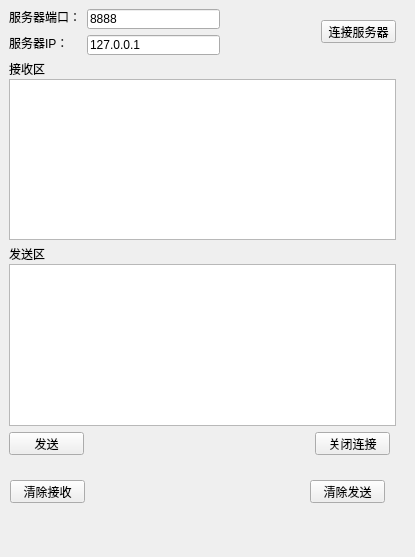
<?xml version="1.0" encoding="UTF-8"?>
<ui version="4.0">
 <class>ClientWidget</class>
 <widget class="QWidget" name="ClientWidget">
  <property name="geometry">
   <rect>
    <x>0</x>
    <y>0</y>
    <width>415</width>
    <height>557</height>
   </rect>
  </property>
  <property name="windowTitle">
   <string>Form</string>
  </property>
  <widget class="QLabel" name="label">
   <property name="geometry">
    <rect>
     <x>9</x>
     <y>9</y>
     <width>72</width>
     <height>16</height>
    </rect>
   </property>
   <property name="text">
    <string>服务器端口：</string>
   </property>
  </widget>
  <widget class="QLineEdit" name="lineEditPort">
   <property name="geometry">
    <rect>
     <x>87</x>
     <y>9</y>
     <width>133</width>
     <height>20</height>
    </rect>
   </property>
   <property name="text">
    <string>8888</string>
   </property>
  </widget>
  <widget class="QPushButton" name="buttonConnect">
   <property name="geometry">
    <rect>
     <x>321</x>
     <y>20</y>
     <width>75</width>
     <height>23</height>
    </rect>
   </property>
   <property name="text">
    <string>连接服务器</string>
   </property>
  </widget>
  <widget class="QLabel" name="label_3">
   <property name="geometry">
    <rect>
     <x>9</x>
     <y>35</y>
     <width>60</width>
     <height>16</height>
    </rect>
   </property>
   <property name="text">
    <string>服务器IP：</string>
   </property>
  </widget>
  <widget class="QLineEdit" name="lineEditIP">
   <property name="geometry">
    <rect>
     <x>87</x>
     <y>35</y>
     <width>133</width>
     <height>20</height>
    </rect>
   </property>
   <property name="text">
    <string>127.0.0.1</string>
   </property>
  </widget>
  <widget class="QTextEdit" name="textEditRead">
   <property name="geometry">
    <rect>
     <x>9</x>
     <y>79</y>
     <width>387</width>
     <height>161</height>
    </rect>
   </property>
   <property name="readOnly">
    <bool>true</bool>
   </property>
  </widget>
  <widget class="QLabel" name="label_4">
   <property name="geometry">
    <rect>
     <x>9</x>
     <y>246</y>
     <width>36</width>
     <height>16</height>
    </rect>
   </property>
   <property name="text">
    <string>发送区</string>
   </property>
  </widget>
  <widget class="QTextEdit" name="textEditWrite">
   <property name="geometry">
    <rect>
     <x>9</x>
     <y>264</y>
     <width>387</width>
     <height>162</height>
    </rect>
   </property>
  </widget>
  <widget class="QPushButton" name="buttonClose">
   <property name="geometry">
    <rect>
     <x>315</x>
     <y>432</y>
     <width>75</width>
     <height>23</height>
    </rect>
   </property>
   <property name="text">
    <string>关闭连接</string>
   </property>
  </widget>
  <widget class="QPushButton" name="buttonSend">
   <property name="geometry">
    <rect>
     <x>9</x>
     <y>432</y>
     <width>75</width>
     <height>23</height>
    </rect>
   </property>
   <property name="text">
    <string>发送</string>
   </property>
  </widget>
  <widget class="QLabel" name="label_2">
   <property name="geometry">
    <rect>
     <x>9</x>
     <y>61</y>
     <width>36</width>
     <height>16</height>
    </rect>
   </property>
   <property name="text">
    <string>接收区</string>
   </property>
  </widget>
  <widget class="QPushButton" name="pushButton">
   <property name="geometry">
    <rect>
     <x>10</x>
     <y>480</y>
     <width>75</width>
     <height>23</height>
    </rect>
   </property>
   <property name="text">
    <string>清除接收</string>
   </property>
  </widget>
  <widget class="QPushButton" name="pushButton_2">
   <property name="geometry">
    <rect>
     <x>310</x>
     <y>480</y>
     <width>75</width>
     <height>23</height>
    </rect>
   </property>
   <property name="text">
    <string>清除发送</string>
   </property>
  </widget>
 </widget>
 <resources/>
 <connections>
  <connection>
   <sender>pushButton</sender>
   <signal>clicked()</signal>
   <receiver>textEditRead</receiver>
   <slot>clear()</slot>
   <hints>
    <hint type="sourcelabel">
     <x>39</x>
     <y>488</y>
    </hint>
    <hint type="destinationlabel">
     <x>101</x>
     <y>141</y>
    </hint>
   </hints>
  </connection>
  <connection>
   <sender>pushButton_2</sender>
   <signal>clicked()</signal>
   <receiver>textEditWrite</receiver>
   <slot>clear()</slot>
   <hints>
    <hint type="sourcelabel">
     <x>336</x>
     <y>489</y>
    </hint>
    <hint type="destinationlabel">
     <x>262</x>
     <y>342</y>
    </hint>
   </hints>
  </connection>
 </connections>
</ui>
